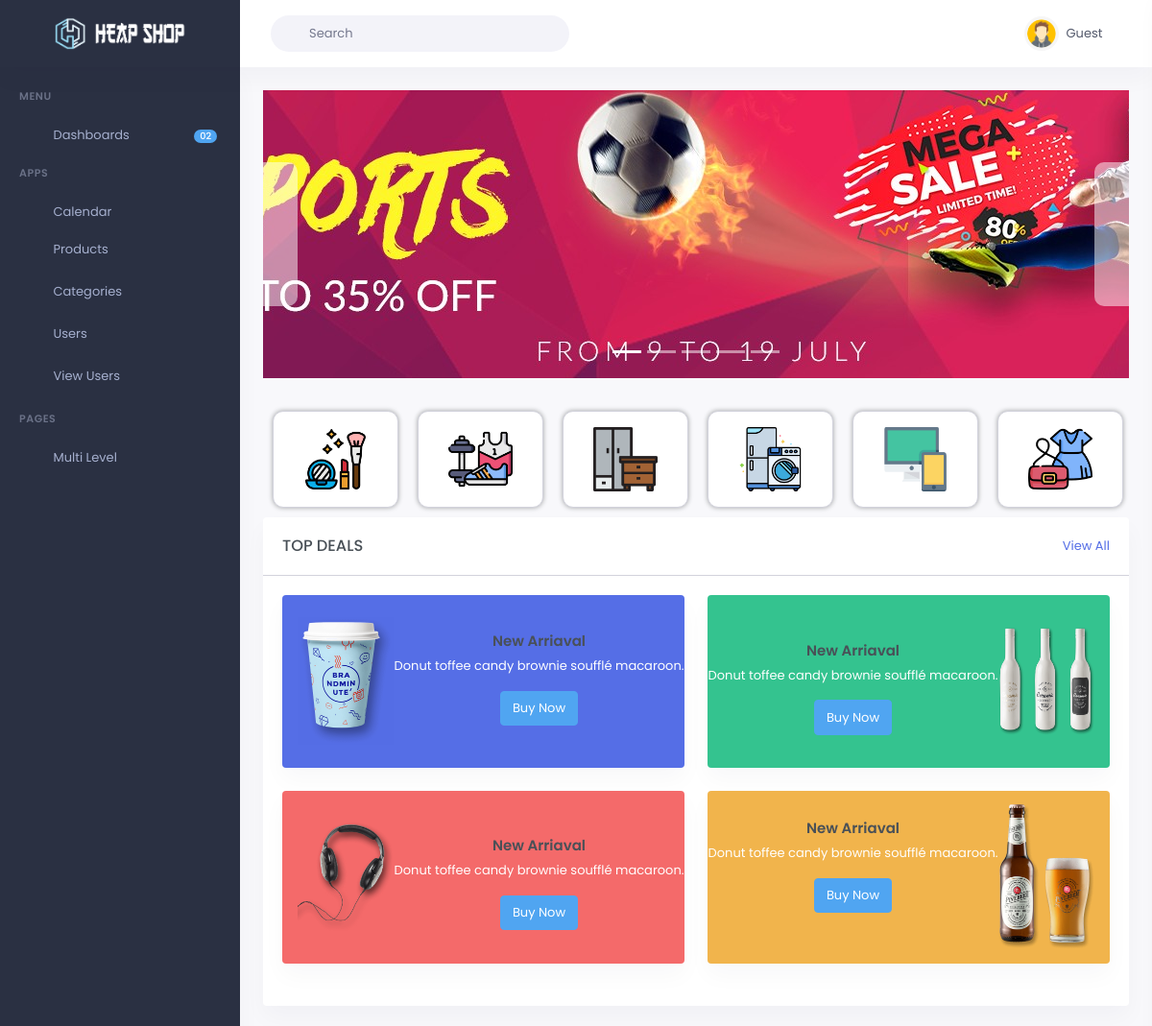
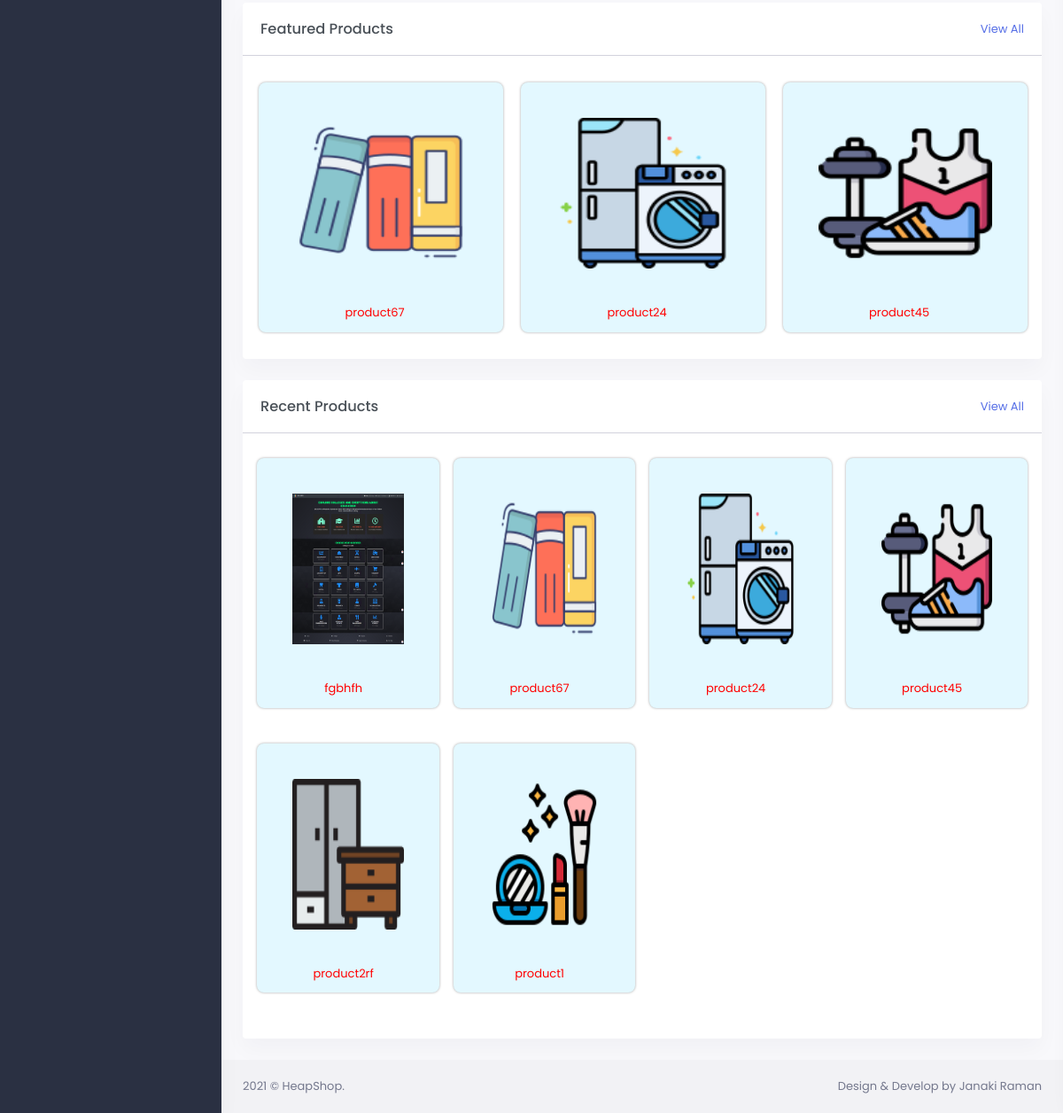
The page / on the database its author committed (2 pictures, top to bottom).
### tables this page shows
CREATE TABLE `categories` (
  `id` int(11) NOT NULL,
  `categories` varchar(255) NOT NULL,
  `category_description` varchar(255) NOT NULL,
  `category_image` varchar(255) NOT NULL
);

CREATE TABLE `products` (
  `id` int(11) NOT NULL,
  `categories_id` int(11) NOT NULL,
  `sub_categories_id` int(11) NOT NULL,
  `product_name` varchar(255) NOT NULL,
  `slug` varchar(255) NOT NULL,
  `mrp` float NOT NULL,
  `price` float NOT NULL,
  `quantity` int(11) NOT NULL,
  `featured_image` varchar(255) NOT NULL,
  `gallery_images` varchar(255) NOT NULL,
  `short_desc` varchar(2000) NOT NULL,
  `description` text NOT NULL,
  `added_by` varchar(255) NOT NULL,
  `added_on` date DEFAULT NULL,
  `status` tinyint(4) NOT NULL,
  `featured_product` tinyint(4) NOT NULL
);

### functions/functions.php (called while the page is built, shortened)
<?php
$db = mysqli_connect('localhost', 'root', '', 'heapshop');
function category_details(){
	global $db;
	$query = "SELECT * FROM categories ORDER BY id DESC";
	$run_query = mysqli_query($db, $query);
	$category_details = mysqli_fetch_all($run_query, MYSQLI_ASSOC);
	$getdetails = array();
	foreach ($category_details as $category_detail) {
		array_push($getdetails, $category_detail);
	}
	return $getdetails;
}
function product_details(){
	global $db;
	$query = "SELECT * FROM products ORDER BY id DESC";
	$run_query = mysqli_query($db, $query);
	$product_details = mysqli_fetch_all($run_query, MYSQLI_ASSOC);
	$getdetails = array();
	foreach ($product_details as $product_detail) {
		array_push($getdetails, $product_detail);
	}
	return $getdetails;
}
function featured_products(){
	global $db;
	$query = "SELECT * FROM products WHERE status = 1 AND featured_product = 1 ORDER BY id DESC";
	$run_query = mysqli_query($db, $query);
	$featured_products = mysqli_fetch_all($run_query, MYSQLI_ASSOC);
	$getdetails = array();
	foreach ($featured_products as $featured_product) {
		array_push($getdetails, $featured_product);
	}
	return $getdetails;
}
?>

### includes/sections/recent-product.php (the view, shortened to what this page needs)
<div class="card">
    <div class="head-title">
        <h5 class="title float-left">Recent Products</h5>
        <a href="featured-products.php">
            <p class="title float-right"><i class="fas fa-eye"></i> View All</p>
        </a>
    </div>
    <div class="card-body" style="position: relative;">
        <div class="row">
            <?php foreach ($product_details as $key => $product_detail): ?>
            <div class="col-6 col-md-4 col-lg-4 col-xl-3 mb-4 p-2">
                <div class="product">
                    <div class="product-image-bx">
                        <img src="assets/images/products/<?php echo $product_detail['product_name']; ?>/<?php echo $product_detail['featured_image']; ?>" class="product-image">
                    </div>
                    <div class="product-body">
                        <p class="product-title"><?php echo $product_detail['product_name']; ?></p>
                    </div>
                </div>
            </div>
            <?php endforeach ?>
        </div>
    </div>
</div>

### includes/sections/sliders.php (shortened to what this page needs)
<div id="slide" class="carousel slide mb-4" data-ride="carousel">
  <ol class="carousel-indicators">
    <li data-target="#slide" data-slide-to="0" class="active"></li>
    <li data-target="#slide" data-slide-to="1"></li>
    <li data-target="#slide" data-slide-to="2"></li>
    <li data-target="#slide" data-slide-to="3"></li>
    <li data-target="#slide" data-slide-to="4"></li>
  </ol>
  <div class="carousel-inner">
    <div class="carousel-item active" data-interval="5000">
      <img src="assets/images/slider/slider-1.jpg" class="d-block w-100" alt="...">
    </div>
  </div>
  <a class="carousel-control-prev" href="#slide" role="button" data-slide="prev">
  </a>
  <a class="carousel-control-next" href="#slide" role="button" data-slide="next">
  </a>
</div>
<div class="categories">
    <?php foreach ($category_details as $key => $category_detail): ?>
        <div class="category">
          <div class="category-body d-flex justify-content-center">
            <img class="category_img" src="admin/assets/images/categories/<?php echo $category_detail['category_image']; ?>">
          </div>
        </div>
    <?php endforeach ?>
</div>

### includes/sections/featured-product.php (shortened to what this page needs)
<div class="card">
    <div class="head-title">
        <h5 class="title float-left">Featured Products</h5>
        <a href="featured-products.php">
            <p class="title float-right"><i class="fas fa-eye"></i> View All</p>
        </a>
    </div>
    <div class="card-body" style="position: relative;">
        <div class="row featured_product">
            <?php foreach ($featured_products as $key => $featured_product): ?>
            <div class="product">
                <div class="product-image-bx">
                    <img src="assets/images/products/<?php echo $featured_product['product_name']; ?>/<?php echo $featured_product['featured_image']; ?>" class="product-image">
                </div>
                <div class="product-body">
                    <p class="product-title"><?php echo $featured_product['product_name']; ?></p>
                </div>
            </div>
            <?php endforeach ?>
        </div>
    </div>
</div>

### rows shown on the page
categories: category_image (picture)
categories: category_image (picture)
categories: category_image (picture)
categories: category_image (picture)
categories: category_image (picture)
categories: category_image (picture)
products: product_name+featured_image (picture), product_name "product67"
products: product_name+featured_image (picture), product_name "product24"
products: product_name+featured_image (picture), product_name "product45"
products: product_name+featured_image (picture), product_name "fgbhfh"
products: product_name+featured_image (picture), product_name "product2rf"
products: product_name+featured_image (picture), product_name "product1"
